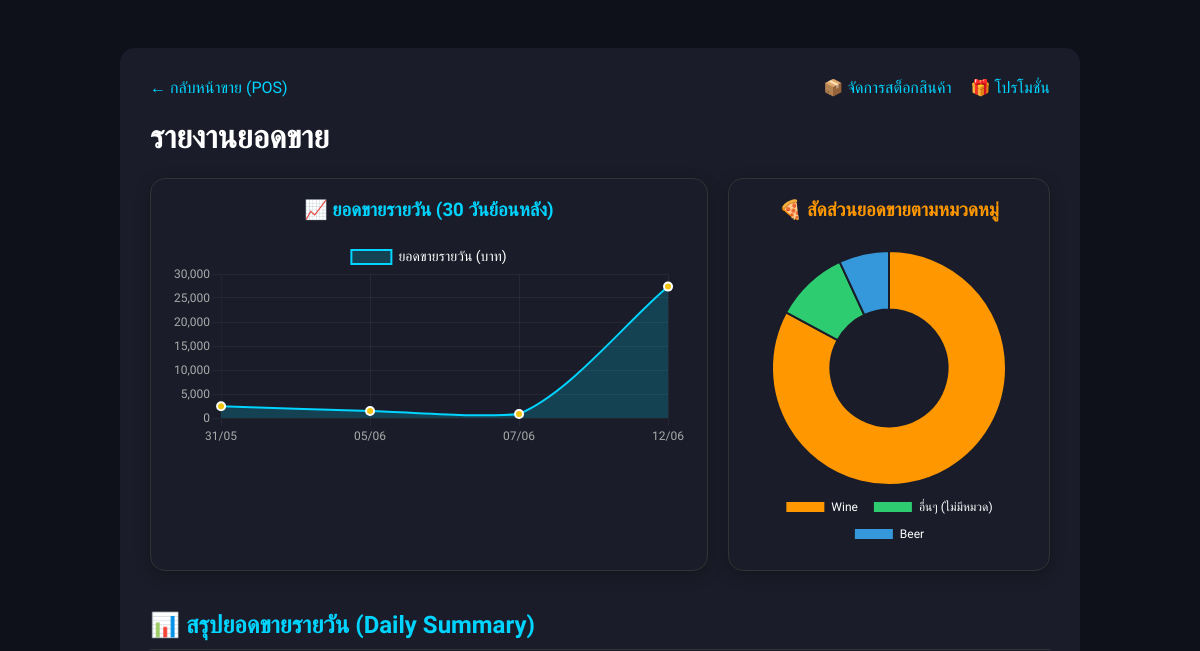
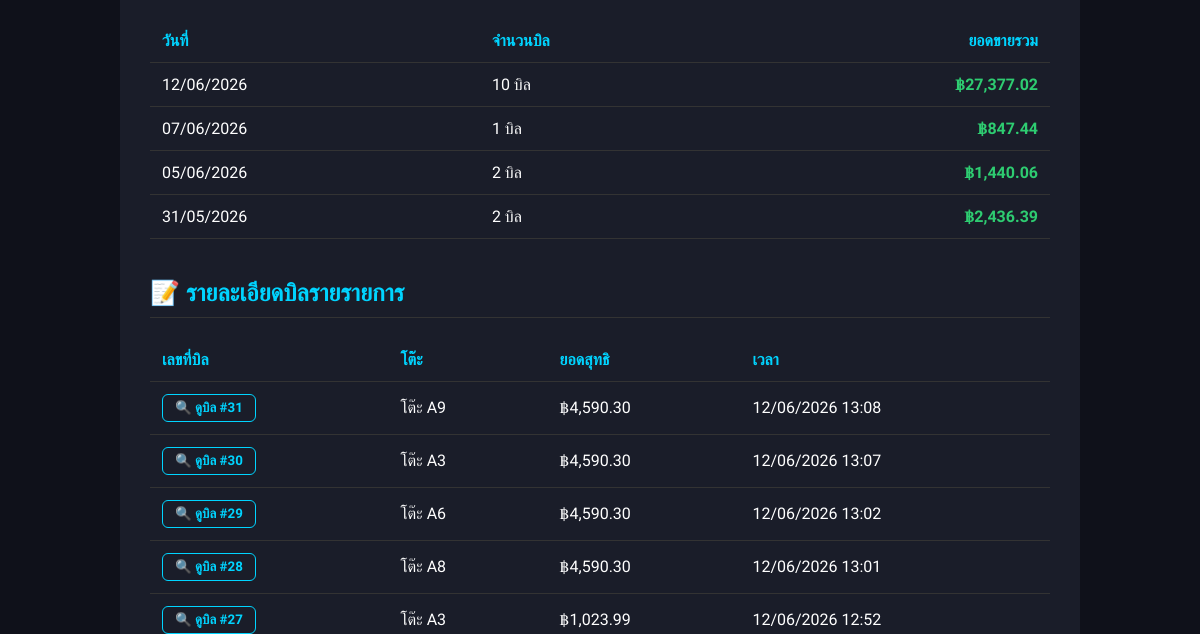
/sales_report.php (upper part), run on an earlier commit of the app's database (2 pictures, top to bottom).
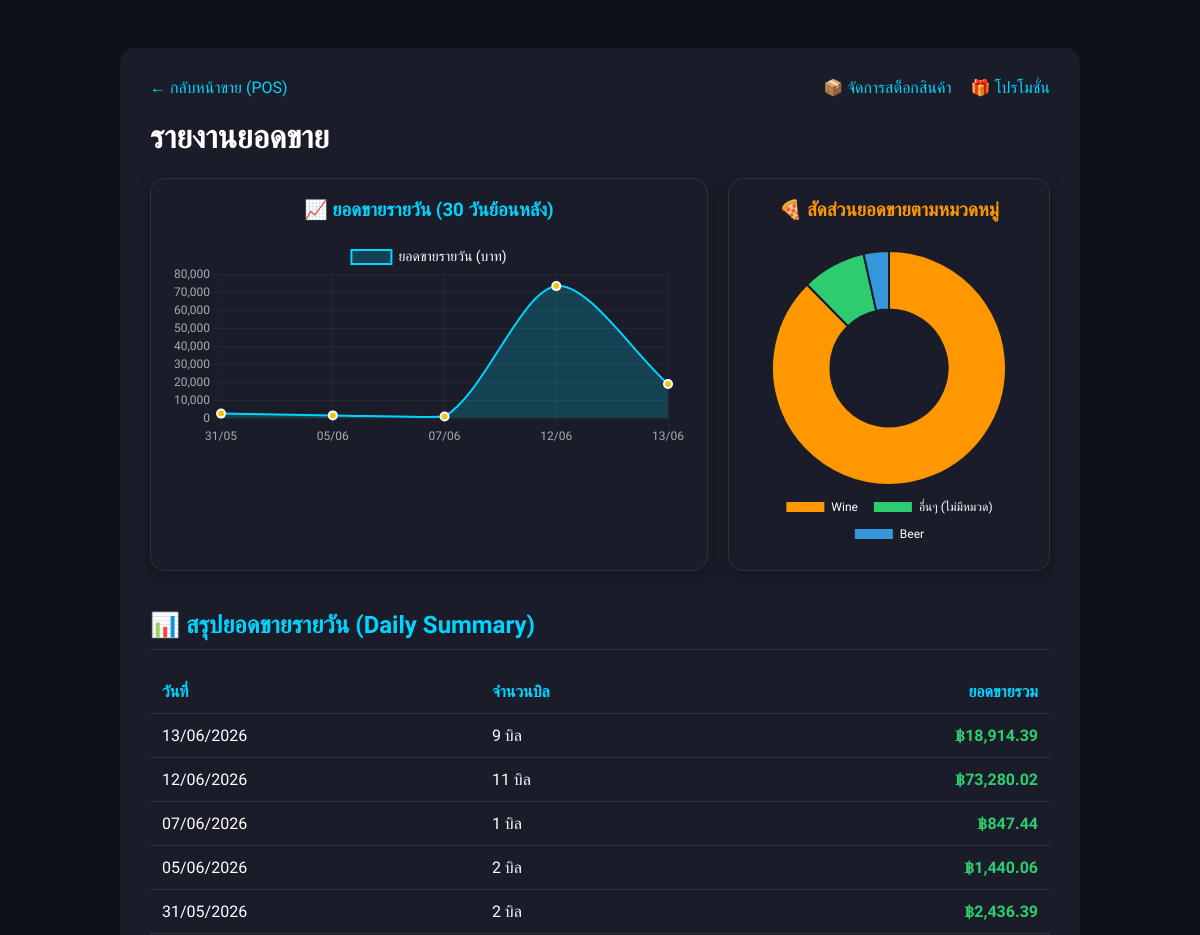
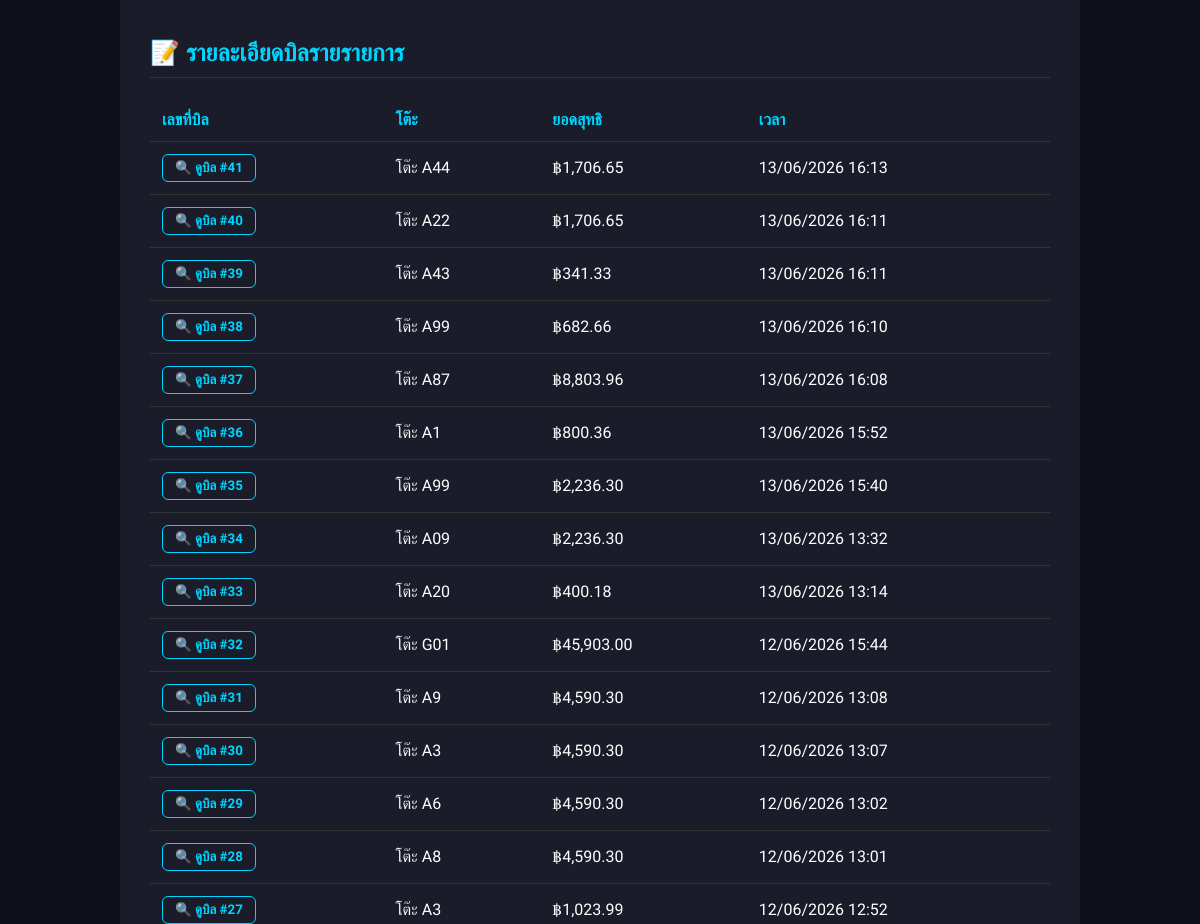
And on a later commit of the database (2 pictures, top to bottom).
### tables this page shows
CREATE TABLE `orders` (
  `id` int(11) NOT NULL,
  `table_number` varchar(10) DEFAULT NULL,
  `member_id` int(11) DEFAULT NULL,
  `total_amount` decimal(10,2) DEFAULT 0.00,
  `discount_amount` decimal(10,2) DEFAULT 0.00,
  `promo_amount` decimal(10,2) NOT NULL DEFAULT 0.00,
  `points_earned` int(11) DEFAULT 0,
  `points_used` int(11) DEFAULT 0,
  `is_percent` tinyint(1) DEFAULT 1,
  `status` enum('active','paid','voided') DEFAULT 'active',
  `created_at` timestamp NOT NULL DEFAULT current_timestamp(),
  `apply_tax` tinyint(1) DEFAULT 0,
  `apply_sc` tinyint(1) DEFAULT 0
);

### sales_report.php (the view, shortened to what this page needs)
<?php
require 'config.php';
$sql_daily = "SELECT DATE(created_at) as sale_date, COUNT(id) as bill_count, SUM(total_amount) as daily_total
              FROM orders WHERE status = 'paid'
              GROUP BY DATE(created_at) ORDER BY sale_date DESC LIMIT 30";
$res_daily = $conn->query($sql_daily);
$daily_rows = [];
if ($res_daily && $res_daily->num_rows > 0) {
    while($row = $res_daily->fetch_assoc()) {
        $daily_rows[] = $row;
    }
}
?>
<!DOCTYPE html>
<html lang="th">
<head>
</head>
<body>
    <div class="container">
        <div style="display: flex; justify-content: space-between; align-items: center; margin-bottom: 20px;">
            <a href="index.php">← กลับหน้าขาย (POS)</a>
            <div>
                <a href="stock_report.php" style="margin-right: 15px;">📦 จัดการสต็อกสินค้า</a>
                <a href="promotions.php">🎁 โปรโมชั่น</a>
            </div>
        </div>
        <h1>รายงานยอดขาย</h1>
        <div style="display: flex; flex-wrap: wrap; gap: 20px; margin-bottom: 30px;">
            <div style="flex: 2; min-width: 450px; background: #1a1d29; padding: 20px; border-radius: 15px; border: 1px solid #333; box-shadow: 0 4px 15px rgba(0,0,0,0.3);">
                <h3 style="color: #00d4ff; margin-top: 0; text-align: center;">📈 ยอดขายรายวัน (30 วันย้อนหลัง)</h3>
                <canvas id="salesChart" height="120"></canvas>
            </div>
            <div style="flex: 1; min-width: 280px; background: #1a1d29; padding: 20px; border-radius: 15px; border: 1px solid #333; box-shadow: 0 4px 15px rgba(0,0,0,0.3); display: flex; flex-direction: column; align-items: center;">
                <h3 style="color: #ff9800; margin-top: 0; text-align: center;">🍕 สัดส่วนยอดขายตามหมวดหมู่</h3>
                <div style="width: 100%; max-width: 250px; flex-grow: 1; display: flex; align-items: center; justify-content: center; margin-top: 10px;">
                    <canvas id="categoryChart"></canvas>
                </div>
            </div>
        </div>
        <h2>📊 สรุปยอดขายรายวัน (Daily Summary)</h2>
        <table>
            <thead>
                <tr>
                    <th>วันที่</th>
                    <th>จำนวนบิล</th>
                    <th style="text-align: right;">ยอดขายรวม</th>
                </tr>
            </thead>
            <tbody>
                <?php
                if (!empty($daily_rows)) {
                    foreach($daily_rows as $row) {
                        echo "<tr>";
                        echo "<td>" . date('d/m/Y', strtotime($row['sale_date'])) . "</td>";
                        echo "<td>" . $row['bill_count'] . " บิล</td>";
                        echo "<td class='summary-total'>฿" . number_format($row['daily_total'], 2) . "</td>";
                        echo "</tr>";
                    }
                } else {
                    echo '<tr><td colspan="3" style="text-align:center;">ยังไม่มีข้อมูลยอดขาย</td></tr>';
                }
                ?>
            </tbody>
        </table>
        <h2>📝 รายละเอียดบิลรายรายการ</h2>
        <table>
            <thead>
                <tr>
                    <th>เลขที่บิล</th>
                    <th>โต๊ะ</th>
                    <th>ยอดสุทธิ</th>
                    <th>เวลา</th>
                </tr>
            </thead>
            <tbody>
                <?php
                $sql = "SELECT id, table_number, total_amount, created_at FROM orders WHERE status = 'paid' ORDER BY created_at DESC";
                $result = $conn->query($sql);
                if ($result && $result->num_rows > 0) {
                    while($row = $result->fetch_assoc()) {
                        echo "<tr>";
                        echo "<td><button onclick='viewOrderDetails(" . $row['id'] . ")' style='background:none; border:1px solid #00d4ff; color:#00d4ff; padding:5px 12px; border-radius:6px; cursor:pointer; font-family: \"Sarabun\", sans-serif; font-weight:bold; transition: 0.3s;' onmouseover='this.style.background=\"#00d4ff\"; this.style.color=\"#000\";' onmouseout='this.style.background=\"none\"; this.style.color=\"#00d4ff\";'>🔍 ดูบิล #" . $row['id'] . "</button></td>";
                        echo "<td>โต๊ะ " . htmlspecialchars($row['table_number']) . "</td>";
                        echo "<td>฿" . number_format($row['total_amount'], 2) . "</td>";
                        echo "<td>" . date('d/m/Y H:i', strtotime($row['created_at'])) . "</td>";
                        echo "</tr>";
                    }
                } else {
                    echo '<tr><td colspan="4" style="text-align:center;">ยังไม่มีข้อมูลยอดขายในระบบ</td></tr>';
                }
                ?>
            </tbody>
        </table>
    </div>
</body>
</html>

What changed in the data, as far as the page shows it:
added orders: id "41", table_number "A44", total_amount "1,706.65", created_at "13/06/2026 16:13"
added orders: id "40", table_number "A22", total_amount "1,706.65", created_at "13/06/2026 16:11"
added orders: id "39", table_number "A43", total_amount "341.33", created_at "13/06/2026 16:11"
added orders: id "38", table_number "A99", total_amount "682.66", created_at "13/06/2026 16:10"
added orders: id "37", table_number "A87", total_amount "8,803.96", created_at "13/06/2026 16:08"
added orders: id "36", table_number "A1", total_amount "800.36", created_at "13/06/2026 15:52"
added orders: id "35", table_number "A99", total_amount "2,236.30", created_at "13/06/2026 15:40"
added orders: id "34", table_number "A09", total_amount "2,236.30", created_at "13/06/2026 13:32"
added orders: id "33", table_number "A20", total_amount "400.18", created_at "13/06/2026 13:14"
added orders: id "32", table_number "G01", total_amount "45,903.00", created_at "12/06/2026 15:44"
Also different on the page:
chart data {{ json_encode($chart_data) }}: ["2436.39","1440.06","847.44","27377.02"] → ["2436.39","1440.06","847.44","73280.02","18914.39"]
chart data {{ json_encode($cat_data) }}: [22720,2790,1900] → [72290,7310,2880]
new list line: "13/06/2026 9 บิล ฿ 18,914.39"
new list line: "12/06/2026 11 บิล ฿ 73,280.02"
list line gone: "12/06/2026 10 บิล ฿ 27,377.02"
